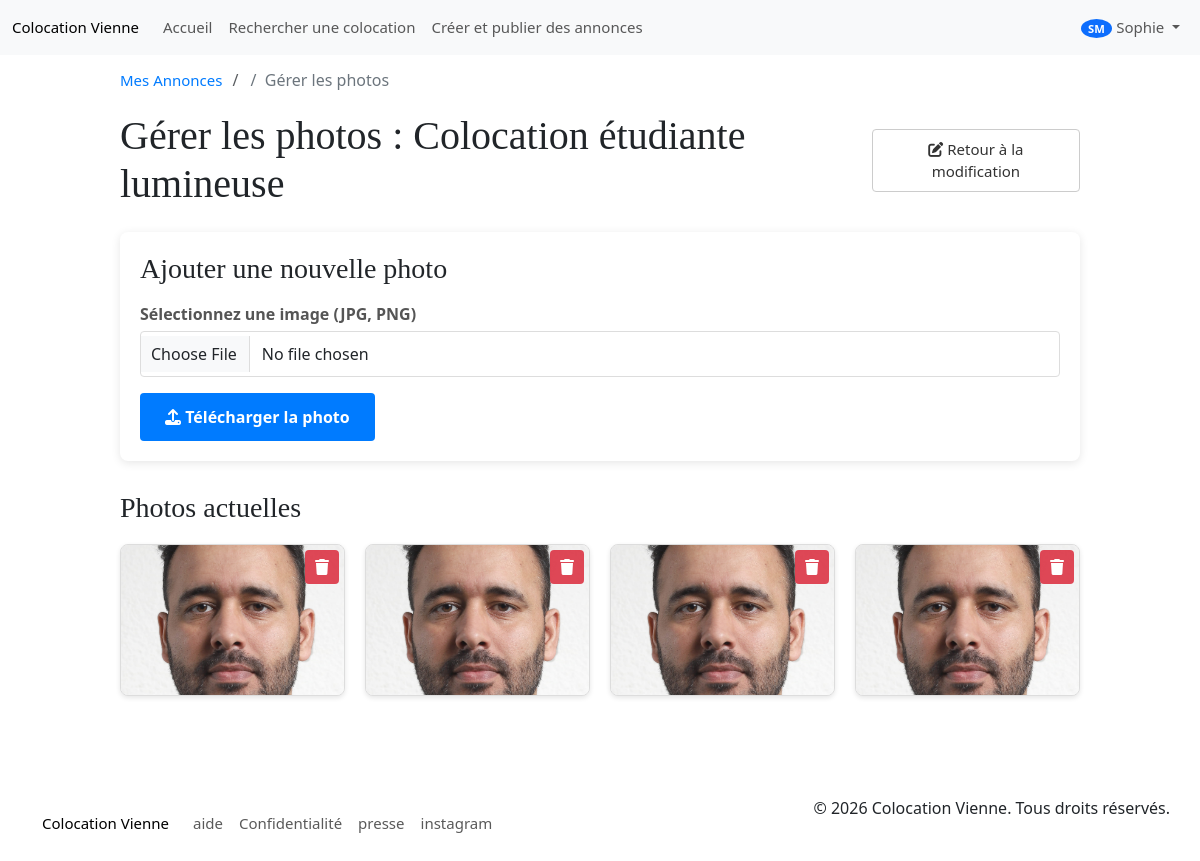
Screenshot of /pages/modifier_photos.php?id_annonce=1 (signed in) with the database file from the repository.
### tables this page shows
CREATE TABLE `utilisateur` (
  `id_utilisateur` int(11) NOT NULL,
  `nom` varchar(40) NOT NULL,
  `email` varchar(100) NOT NULL,
  `mot_de_passe` varchar(100) NOT NULL,
  `situation_professionnel` varchar(40) NOT NULL,
  `garant` tinyint(1) NOT NULL,
  `retraite` decimal(10,2) NOT NULL,
  `caisse_allocation_familial` decimal(10,2) NOT NULL,
  `date_naissance` date NOT NULL,
  `photo_profil` varchar(250) NOT NULL,
  `salaire_mensuel_net` decimal(10,2) NOT NULL,
  `prenom` varchar(40) NOT NULL,
  `revenu_fiscal` varchar(50) NOT NULL,
  `id_role` int(11) NOT NULL,
  `type_compte` enum('colocataire','propriétaire') DEFAULT 'colocataire',
  `last_activity` datetime DEFAULT NULL
);

CREATE TABLE `annonce` (
  `id_annonce` int(11) NOT NULL,
  `titre` varchar(50) NOT NULL,
  `adresse_1` varchar(255) NOT NULL,
  `adresse_2` varchar(255) DEFAULT NULL,
  `adresse_3` varchar(255) DEFAULT NULL,
  `adresse_4` varchar(255) DEFAULT NULL,
  `ville` varchar(50) NOT NULL,
  `code_postal` int(11) NOT NULL,
  `loyer_location_chez_habitant` decimal(10,2) NOT NULL,
  `description` text NOT NULL,
  `surface_logement` decimal(10,2) NOT NULL,
  `surface_chambres` decimal(10,2) NOT NULL,
  `nombre_chambre` int(11) NOT NULL,
  `date_expiration` date DEFAULT NULL,
  `date_publication` date NOT NULL,
  `date_modification` date NOT NULL,
  `carte_coordonnee_GPS` varchar(40) DEFAULT NULL,
  `date_cloture` date DEFAULT NULL,
  `loyer_colocation` decimal(10,2) NOT NULL
);

CREATE TABLE `photo` (
  `id_photo` int(11) NOT NULL,
  `url` varchar(250) NOT NULL
);

### app/Core/Config.php (called while the page is built, shortened)
<?php
class Config {
    public static function getBaseUrl() {
        return getenv('APP_BASE_URL') ?: '/';
    }
    public static function url($path = '') {
        return rtrim(self::getBaseUrl(), '/') . '/' . ltrim($path, '/');
    }
    public static function asset($path = '') {
        return rtrim(self::getBaseUrl(), '/') . '/assets/' . ltrim($path, '/');
    }
}

### init.php (called while the page is built, shortened)
<?php
if (!defined('COLOCATION_INIT_LOADED')) {
    require_once __DIR__ . '/app/Core/Autoloader.php';
    try {
        $userDAO = $GLOBALS['userDAO'];
    } catch (Exception $e) {
        error_log("Initialization error: " . $e->getMessage());
    }
}

### app/Models/DAO.php (called while the page is built, shortened)
<?php
abstract class DAO {
    protected ?PDO $db;
    protected string $table_name;
    protected string $primary_key;
    public function __construct(string $table_name, string $primary_key = 'id') {
        $this->db = Database::getInstance()->getConnection();
        $this->table_name = $table_name;
        $this->primary_key = $primary_key;
    }
    public function getById(int $id): ?object {
        $query = "SELECT * FROM " . $this->table_name . " WHERE " . $this->primary_key . " = :id";
        $stmt = $this->db->prepare($query);
        $stmt->bindParam(':id', $id, PDO::PARAM_INT);
        $stmt->execute();
        $result = $stmt->fetch();
        return $result ? $this->hydrate($result) : null;
    }
}

### app/Core/Autoloader.php (called while the page is built, shortened)
<?php
spl_autoload_register(function ($class) {
    $prefix = 'App\\';
    $base_dir = __DIR__ . '/../';
    $len = strlen($prefix);
    $relative_class = substr($class, $len);
    $file = $base_dir . str_replace('\\', '/', $relative_class) . '.php';
});

### app/Core/Database.php (called while the page is built, shortened)
<?php
class Database {
    private ?PDO $conn = null;
    private function __construct() {
        $this->host = getenv("MYSQL_HOST") ?: "localhost";
        $this->db_name = getenv("MYSQL_DATABASE") ?: "colocation";
        $this->username = getenv("MYSQL_USER") ?: "root";
        $this->password = getenv("MYSQL_PASSWORD") ?: "";
        $max_retries = 5;
        $retry_count = 0;
        $connected = false;
        while (!$connected && $retry_count < $max_retries) {
            try {
                $this->conn = new PDO("mysql:host={$this->host};dbname={$this->db_name};charset=utf8", $this->username, $this->password);
                $this->conn->setAttribute(PDO::ATTR_ERRMODE, PDO::ERRMODE_EXCEPTION);
                $this->conn->setAttribute(PDO::ATTR_DEFAULT_FETCH_MODE, PDO::FETCH_ASSOC);
                $connected = true;
            } catch (PDOException $exception) {
                $retry_count++;
                if ($retry_count >= $max_retries) {
                    throw new \RuntimeException("Connection error (Host: {$this->host}): " . $exception->getMessage());
                }
                sleep(2);
            }
        }
    }
    public static function getInstance(): Database {
        static $instance = null;
        if ($instance === null) {
            $instance = new Database();
        }
        return $instance;
    }
    public function getConnection(): ?PDO {
        return $this->conn;
    }
}

### app/Models/UserDAO.php (called while the page is built, shortened)
<?php
class UserDAO extends \App\Models\DAO {
    protected function hydrate(array $row): User {
        return new User($row);
    }
}

### app/Models/User.php (called while the page is built, shortened)
<?php
class User {
    private string $prenom;
    private string $nom;
    private string $photo_profil;
    public function __construct(array $data) {
        $this->prenom = $data['prenom'] ?? '';
        $this->nom = $data['nom'] ?? '';
        $this->photo_profil = $data['photo_profil'] ?? '';
    }
    public function getPrenom(): string { return $this->prenom; }
    public function getNom(): string { return $this->nom; }
    public function getPhotoProfil(): string { return $this->photo_profil; }
}

### app/Models/AnnonceDAO.php (called while the page is built, shortened)
<?php
class AnnonceDAO extends \App\Models\DAO {
    protected function hydrate(array $row): Annonce {
        return new Annonce($row);
    }
    public function getPhotos(int $idAnnonce): array {
        $query = "SELECT p.* FROM photo p
                  JOIN annonce_photo ap ON p.id_photo = ap.id_photo
                  WHERE ap.id_annonce = :id";
        $stmt = $this->db->prepare($query);
        $stmt->execute(['id' => $idAnnonce]);
        return $stmt->fetchAll();
    }
    public function appartientAUtilisateur(int $idAnnonce, int $idUtilisateur): bool {
        $stmt = $this->db->prepare("SELECT COUNT(*) FROM annonce_utilisateur WHERE id_annonce = :id_annonce AND id_utilisateur = :id_utilisateur");
        $stmt->execute([':id_annonce' => $idAnnonce, ':id_utilisateur' => $idUtilisateur]);
        return (int)$stmt->fetchColumn() > 0;
    }
}

### app/Models/Annonce.php (called while the page is built, shortened)
<?php
class Annonce {
    private string $titre;
    public function __construct(array $data) {
        $this->titre = $data['titre'] ?? '';
    }
    public function getTitre(): string { return $this->titre; }
}

### pages/modifier_photos.php (the view, shortened to what this page needs)
<?php
require_once(__DIR__ . "/../init.php");
$idAnnonce = (int)($_GET['id_annonce'] ?? 0);
$annonceDAO = new AnnonceDAO();
$annonce = $annonceDAO->getById($idAnnonce);
if (!$annonce || !$annonceDAO->appartientAUtilisateur($idAnnonce, (int)$_SESSION['user_id'])) {
    header('Location: page_annonce.php?error=unauthorized');
    exit();
}
$photos = $annonceDAO->getPhotos($idAnnonce);
?>
<!DOCTYPE html>
<html lang="fr">
<head>
    <link rel="stylesheet" href="../css/style.css">
    <link rel="stylesheet" href="https://cdnjs.cloudflare.com/ajax/libs/font-awesome/6.0.0/css/all.min.css">
</head>
<body>
    <?php require_once(__DIR__ . "/../app/Views/partials/header.php"); ?>
    <div class="container mt-5" style="max-width: 1000px; margin: 0 auto; padding: 20px;">
        <nav aria-label="breadcrumb">
            <ol class="breadcrumb" style="background: none; padding: 0; margin-bottom: 20px; display: flex; list-style: none;">
                <li class="breadcrumb-item"><a href="page_annonce.php" style="color: #007bff; text-decoration: none;">Mes Annonces</a></li>
                <li class="breadcrumb-item" style="padding-left: 10px; color: #6c757d;">&nbsp;/&nbsp; Gérer les photos</li>
            </ol>
        </nav>
        <div class="d-flex justify-content-between align-items-center mb-4" style="display: flex; justify-content: space-between; align-items: center; margin-bottom: 30px;">
            <h1 style="margin: 0;">Gérer les photos : <?php echo htmlspecialchars($annonce->getTitre()); ?></h1>
            <a href="<?php echo \App\Core\Config::url('annonce/edit') . '?id=' . $idAnnonce; ?>" class="btn btn-outline-secondary" style="border: 1px solid #ccc; padding: 8px 15px; border-radius: 4px; text-decoration: none; color: #333; font-size: 14px;">
                <i class="fas fa-edit"></i> Retour à la modification
            </a>
        </div>
        <div class="upload-section">
            <h3 style="margin-top: 0;">Ajouter une nouvelle photo</h3>
            <form action="<?php echo \App\Core\Config::url('annonce/upload-photo'); ?>" method="POST" enctype="multipart/form-data" class="mt-3">
                <div class="mb-3" style="margin-bottom: 15px;">
                    <label style="display: block; margin-bottom: 5px; font-weight: bold; color: #555;">Sélectionnez une image (JPG, PNG)</label>
                    <input type="file" name="photo" class="form-control" accept="image/*" required style="width: 100%; padding: 10px; border: 1px solid #ddd; border-radius: 4px; box-sizing: border-box;">
                </div>
                <button type="submit" class="btn btn-primary" style="background: #007bff; color: white; border: none; padding: 12px 25px; border-radius: 4px; cursor: pointer; font-weight: bold;">
                    <i class="fas fa-upload"></i> Télécharger la photo
                </button>
            </form>
        </div>
        <h3>Photos actuelles</h3>
        <div class="photo-grid">
            <?php if (empty($photos)): ?>
                <div style="grid-column: 1 / -1; text-align: center; padding: 40px; background: #f8f9fa; border-radius: 8px; border: 2px dashed #dee2e6;">
                    <i class="fas fa-images" style="font-size: 48px; color: #adb5bd; margin-bottom: 15px;"></i>
                    <p style="color: #6c757d; margin: 0;">Aucune photo n'a encore été ajoutée pour cette annonce.</p>
                </div>
            <?php else: ?>
                <?php foreach ($photos as $p): ?>
                    <?php
                        $url = $p['url'];
                        $isExternal = (strpos($url, 'http') === 0);
                        $displayPath = $isExternal ? $url : \App\Core\Config::url($url);
                    ?>
                    <div class="photo-card">
                        <img src="<?php echo htmlspecialchars($displayPath); ?>" alt="Photo annonce">
                        <form action="<?php echo \App\Core\Config::url('annonce/delete-photo'); ?>" method="POST" onsubmit="return confirm('Supprimer cette photo ?');">
                            <button type="submit" class="delete-btn" title="Supprimer">
                                <i class="fas fa-trash"></i>
                            </button>
                        </form>
                    </div>
                <?php endforeach; ?>
            <?php endif; ?>
        </div>
    </div>
    <div style="margin-top: 50px;">
        <?php require_once(__DIR__ . "/../app/Views/partials/footer.php"); ?>
</body>
</html>

### app/Views/partials/header.php (shortened to what this page needs)
<?php
global $userDAO, $messageDAO;
function getUserAvatar($user_id, $userDAO) {
    try {
        $user = $userDAO->getById($user_id);
        if ($user && !empty($user->getPhotoProfil())) {
            $server_path = $_SERVER['DOCUMENT_ROOT'] . Config::url("pages/be/" . $user->getPhotoProfil());
        }
        $initials = '';
        if ($user) {
            if (!empty($user->getPrenom()) && !empty($user->getNom())) {
                $initials = strtoupper(substr($user->getPrenom(), 0, 1) . substr($user->getNom(), 0, 1));
            } elseif (!empty($user->getPrenom())) {
                $initials = strtoupper(substr($user->getPrenom(), 0, 2));
            } else {
                $initials = 'U';
            }
        } else {
            $initials = 'U';
        }
        return [
            'src' => '',
            'initials' => $initials,
            'has_photo' => false
        ];
    } catch (Exception $e) {
        error_log("Error in getUserAvatar: " . $e->getMessage());
        return [
            'src' => '',
            'initials' => 'U',
            'has_photo' => false
        ];
    }
}
$avatarData = null;
if (!empty($_SESSION['isLoggedin']) && isset($_SESSION['user_id'])) {
    try {
        $avatarData = getUserAvatar($_SESSION['user_id'], $userDAO);
    } catch (Exception $e) {
        error_log("Avatar fetch error: " . $e->getMessage());
        $avatarData = [
            'src' => '',
            'initials' => 'U',
            'has_photo' => false
        ];
    }
}
?>
<!DOCTYPE html>
<html lang="fr">
<head>
    <link rel="stylesheet" href="https://cdnjs.cloudflare.com/ajax/libs/font-awesome/6.5.1/css/all.min.css" />
    <link rel="stylesheet" href="<?php echo Config::asset('style/style.css'); ?>">
    <link href="https://cdn.jsdelivr.net/npm/bootstrap@5.3.3/dist/css/bootstrap.min.css" rel="stylesheet">
</head>
<body>
   <nav class="navbar navbar-expand-lg fixed-top bg-body-tertiary">
     <div class="container-fluid">
      <a class="navbar-brand" href="<?php echo Config::url('home'); ?>">Colocation Vienne</a>
      <div class="collapse navbar-collapse" id="navbarNav">
        <ul class="navbar-nav me-auto">
          <li class="nav-item">
            <a class="nav-link" aria-current="page" href="<?php echo Config::url('home'); ?>">Accueil</a>
          </li>
          <li class="nav-item">
            <a class="nav-link" href="<?php echo Config::url('pages/recherche.php'); ?>">Rechercher une colocation</a>
          </li>
          <li class="nav-item">
            <a class="nav-link" href="<?php echo Config::url('create'); ?>">Créer et publier des annonces</a>
          </li>
        </ul>
        <ul class="navbar-nav">
          <?php if (empty($_SESSION['isLoggedin'])): ?>
            <li class="nav-item">
              <a class="nav-link" href="<?php echo Config::url('auth/register'); ?>">
                <i class="fas fa-user-plus"></i> Inscription
              </a>
            </li>
            <li class="nav-item">
              <a class="nav-link" href="<?php echo Config::url('auth/login'); ?>">
                <i class="fas fa-sign-in-alt"></i> Connexion
              </a>
            </li>
          <?php else: ?>
            <li class="nav-item dropdown">
              <a class="nav-link dropdown-toggle" href="#" id="profileDropdown" role="button" data-bs-toggle="dropdown" aria-expanded="false">
                <?php if ($avatarData && $avatarData['has_photo']): ?>
                  <img src="<?php echo htmlspecialchars($avatarData['src']); ?>" alt="Profile" style="width: 32px; height: 32px; border-radius: 50%;">
                <?php else: ?>
                  <span class="badge bg-primary rounded-circle"><?php echo htmlspecialchars($avatarData['initials'] ?? 'U'); ?></span>
                <?php endif; ?>
                <?php echo htmlspecialchars($_SESSION['user_prenom'] ?? 'Mon compte'); ?>
              </a>
            </li>
          <?php endif; ?>
        </ul>
      </div>
    </div>
  </nav>

### assets/style/style.css (style rules this page uses)
body { background-color: #eaebe4; }
h1, h3, h4 { font-family: "EB Garamond"; }
a { font-size: 15px !important; }

### pages/modifier_photos.php (style rules this page uses)
.photo-grid { display: grid; grid-template-columns: repeat(auto-fill, minmax(200px, 1fr)); gap: 20px; margin-top: 20px; }
.photo-card { position: relative; border: 1px solid #ddd; border-radius: 8px; overflow: hidden; background: #f9f9f9; box-shadow: 0 2px 5px rgba(0,0,0,0.1); }
.photo-card img { width: 100%; height: 150px; object-fit: cover; display: block; }
.delete-btn { position: absolute; top: 5px; right: 5px; background: rgba(220, 53, 69, 0.9); color: white; border: none; padding: 5px 10px; border-radius: 4px; cursor: pointer; transition: background 0.2s; }
.upload-section { background: #fff; padding: 20px; border-radius: 8px; box-shadow: 0 2px 10px rgba(0,0,0,0.1); margin-bottom: 30px; }

### rows the page displays
utilisateur: prenom+nom "SM"
annonce: titre "Colocation étudiante lumineuse"
photo: url (picture)
photo: url (picture)
photo: url (picture)
photo: url (picture)

### other values shown
$_SESSION['user_prenom'] "Sophie"
